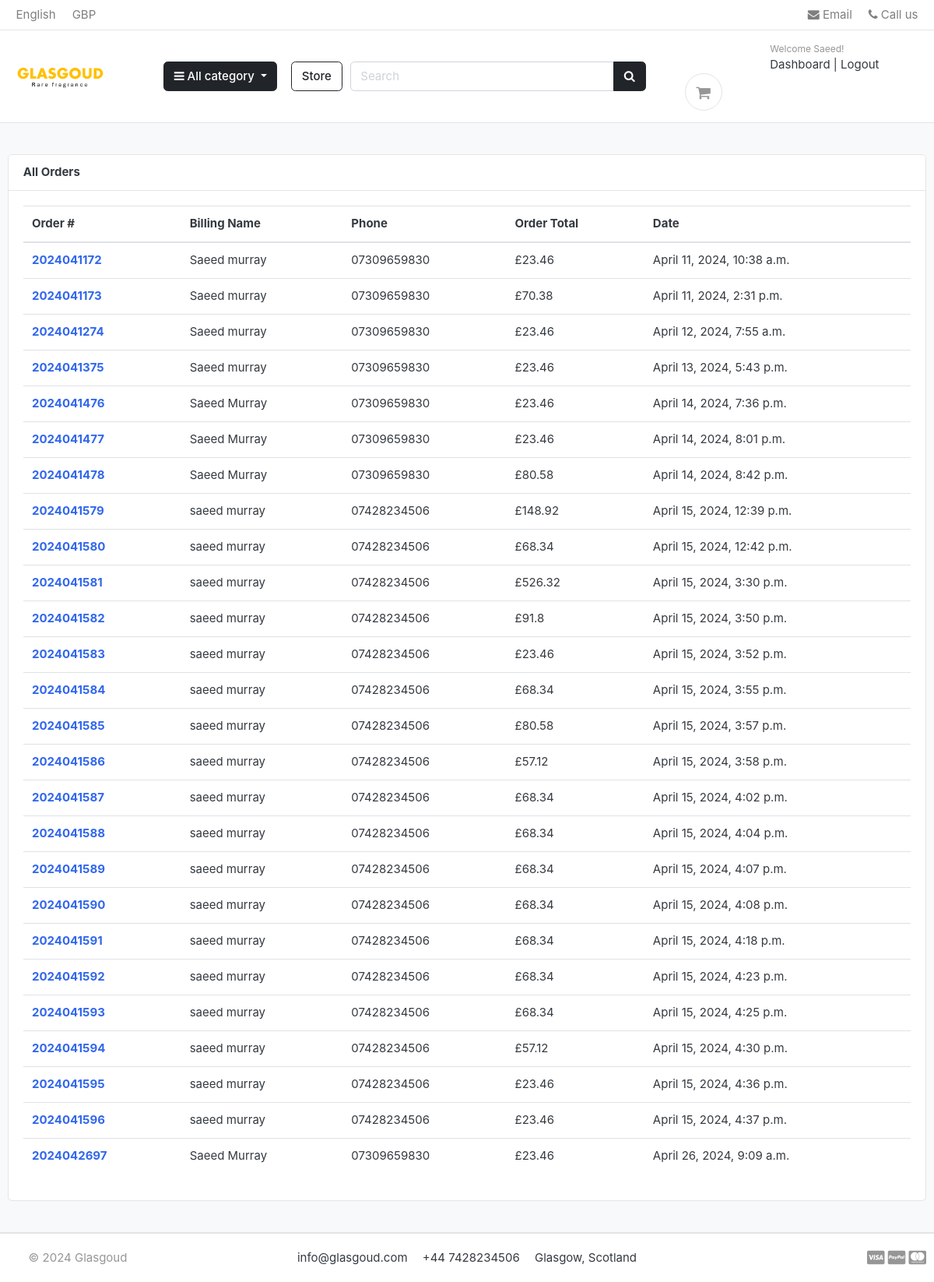
Before: /accounts/admin_orders_list/ (signed in) with the older database file.
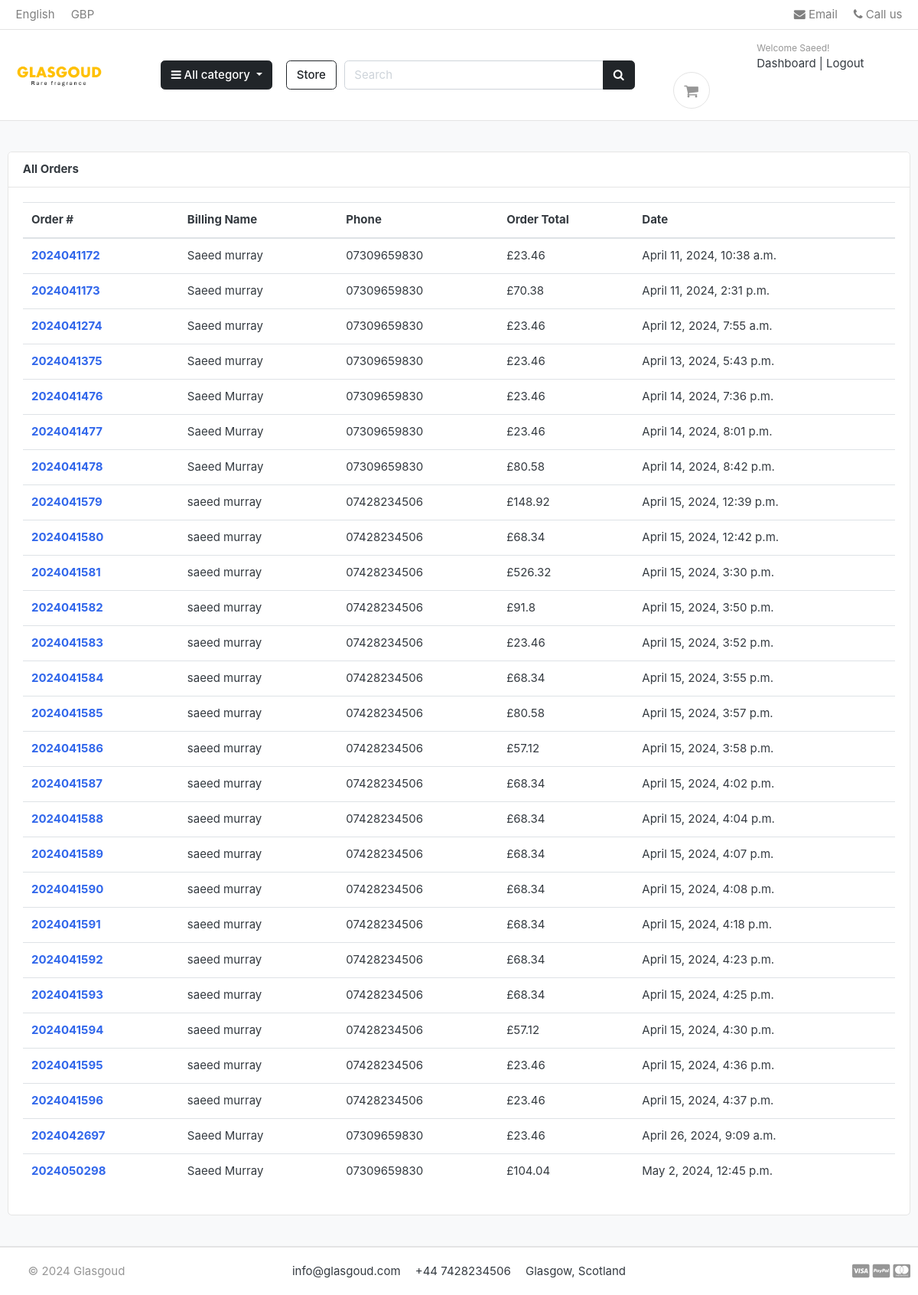
After: the same page with the newer database file.
### orders/models.py (models this page shows, shortened)
class Order(models.Model):
    STATUS = (
        ('New', 'New'),
        ('Processing', 'Processing'),
        ('Shipped', 'Shipped'),
        ('Refunded', 'Refunded'),
    )
    status = models.CharField(max_length=10, choices=STATUS, default='New')
    STATUS_CHOICES = STATUS
    user = models.ForeignKey(Account, on_delete=models.SET_NULL, null=True)
    payment = models.ForeignKey(Payment, on_delete=models.SET_NULL, null=True)
    order_number = models.CharField(max_length=20)
    first_name = models.CharField(max_length=50)
    last_name = models.CharField(max_length=50)
    phone = models.CharField(max_length=15)
    email = models.EmailField(max_length=50)
    address_line_1 = models.CharField(max_length=50)
    address_line_2 = models.CharField(max_length=50, blank=True)
    country = models.CharField(max_length=50)
    state = models.CharField(max_length=50, blank=True)
    city = models.CharField(max_length=50)
    post_code = models.CharField(max_length=10)
    order_note = models.CharField(max_length=100, blank=True)
    order_total = models.FloatField()
    tax = models.FloatField()
    status = models.CharField(max_length=10, choices=STATUS, default='New')
    ip = models.CharField(blank=True, max_length=20)
    is_ordered = models.BooleanField(default=False)
    created_at = models.DateTimeField(auto_now_add=True)
    updated_at = models.DateTimeField(auto_now=True)
    def full_name(self):
        return f'{self.first_name} {self.last_name}'

### accounts/views.py (the view)
# urls.py: path('admin_orders_list/', views.admin_order_list, name='admin_order_list'),
@user_passes_test(lambda u: u.is_staff)
def admin_order_list(request):
    orders = Order.objects.all()  # Retrieve all orders
    return render(request, 'accounts/admin_orders.html', {'orders': orders})

### carts/context_processors.py (called while the page is built, shortened)
def counter(request):
    cart_count = 0
    if 'admin' in request.path:
        return {}

### category/context_processors.py (called while the page is built)
def menu_links(request):
    links = Category.objects.all()
    return dict(links=links)

### category/models.py (called while the page is built)
    def get_url(self):
        return reverse('products_by_category', args=[self.slug])

### templates/accounts/admin_orders.html (shortened to what this page needs)
{% extends 'base.html' %}
{% block content %}
<section class="section-conten padding-y bg">
    <div class="container">
        <div class="row">
            <main class="col-md-12">
                <article class="card">
                    <header class="card-header">
                        <strong class="d-inline-block mr-3">All Orders</strong>
                    </header>
                    <div class="card-body">
                        <div class="row">
                            <div class="col-md-12">
                                <table class="table table-hover">
                                    <thead>
                                      <tr>
                                        <th scope="col">Order #</th>
                                        <th scope="col">Billing Name</th>
                                        <th scope="col">Phone</th>
                                        <th scope="col">Order Total</th>
                                        <th scope="col">Date</th>
                                      </tr>
                                    </thead>
                                    <tbody>
                                        {% for order in orders %}
                                        <tr>
                                            <th scope="row"><a href="{% url 'order_detail' order.order_number %}">{{order.order_number}}</a></th>
                                            <td>{{order.full_name}}</td>
                                            <td>{{order.phone}}</td>
                                            <td>£{{order.order_total}}</td>
                                            <td>{{order.created_at}}</td>
                                        </tr>
                                        {% endfor %}
                                    </tbody>
                                </table>
                            </div>
                        </div>
                    </div>
                </article>
            </main>
        </div>
    </div>
</section>
{% endblock %}

Changed rows visible on the page:
added Order: order_number "2024050298", full_name "Saeed Murray", phone "07309659830", order_total "104.04", created_at "May 2, 2024, 12:45 p.m."
